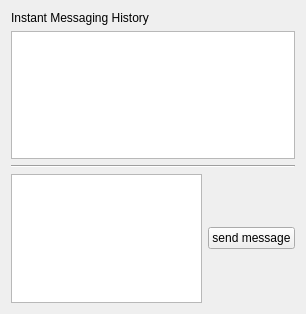
<ui version="4.0" >
 <class>ImWidgetClass</class>
 <widget class="QWidget" name="ImWidgetClass" >
  <property name="geometry" >
   <rect>
    <x>0</x>
    <y>0</y>
    <width>306</width>
    <height>314</height>
   </rect>
  </property>
  <property name="windowTitle" >
   <string>ImWidget</string>
  </property>
  <layout class="QGridLayout" >
   <item row="0" column="0" >
    <widget class="QLabel" name="label" >
     <property name="text" >
      <string>Instant Messaging History</string>
     </property>
     <property name="buddy" >
      <cstring>historyEdit</cstring>
     </property>
    </widget>
   </item>
   <item row="1" column="0" >
    <layout class="QVBoxLayout" >
     <item>
      <widget class="QTextEdit" name="historyEdit" >
       <property name="toolTip" >
        <string>Instant message history</string>
       </property>
       <property name="readOnly" >
        <bool>false</bool>
       </property>
      </widget>
     </item>
     <item>
      <widget class="Line" name="line" >
       <property name="orientation" >
        <enum>Qt::Horizontal</enum>
       </property>
      </widget>
     </item>
     <item>
      <layout class="QHBoxLayout" >
       <item>
        <widget class="QTextEdit" name="textEdit" >
         <property name="toolTip" >
          <string>enter here the text you want to send</string>
         </property>
        </widget>
       </item>
       <item>
        <widget class="QPushButton" name="sendButton" >
         <property name="text" >
          <string>send message</string>
         </property>
        </widget>
       </item>
      </layout>
     </item>
    </layout>
   </item>
  </layout>
 </widget>
 <layoutdefault spacing="6" margin="11" />
 <resources/>
 <connections/>
</ui>
